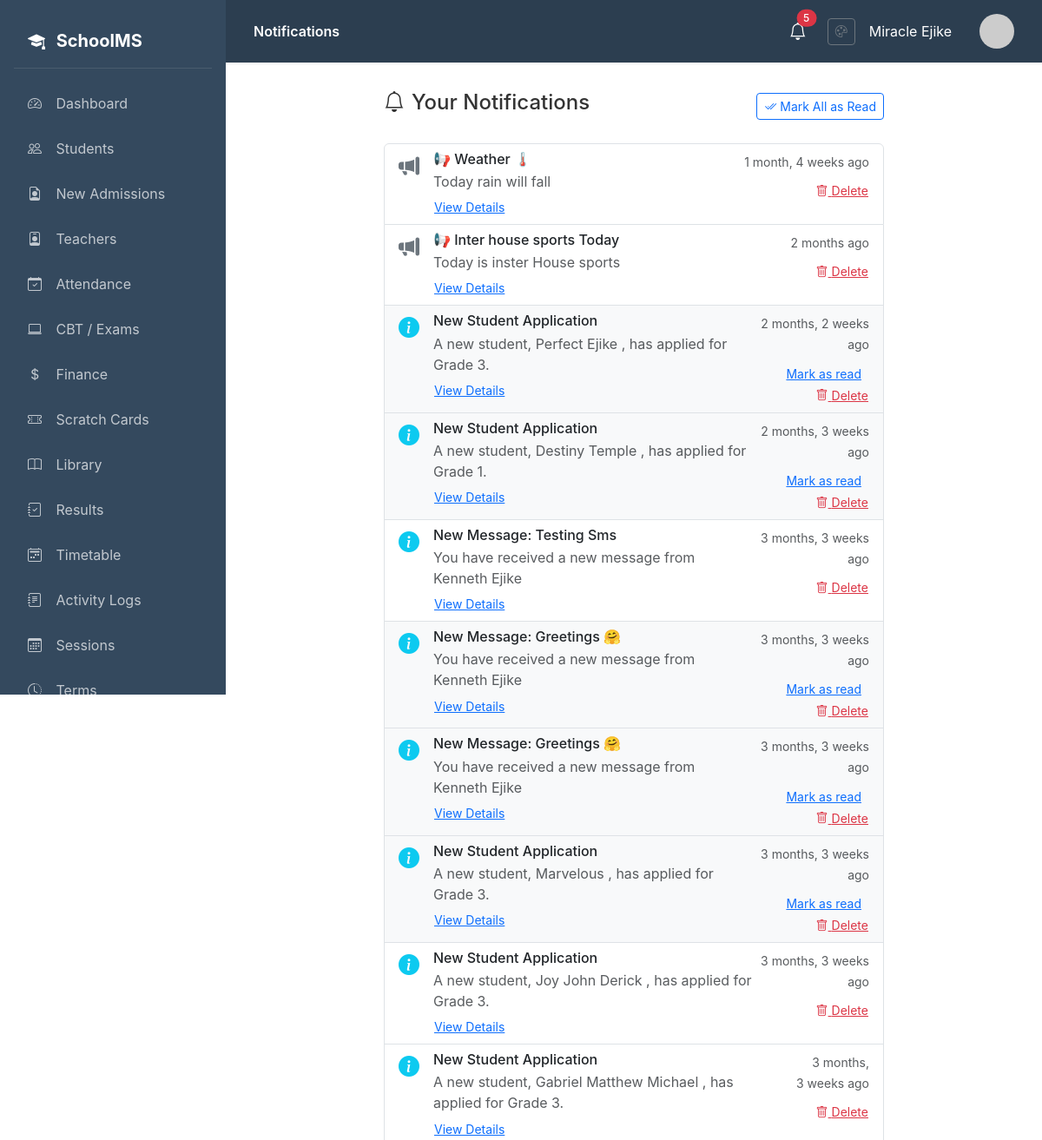
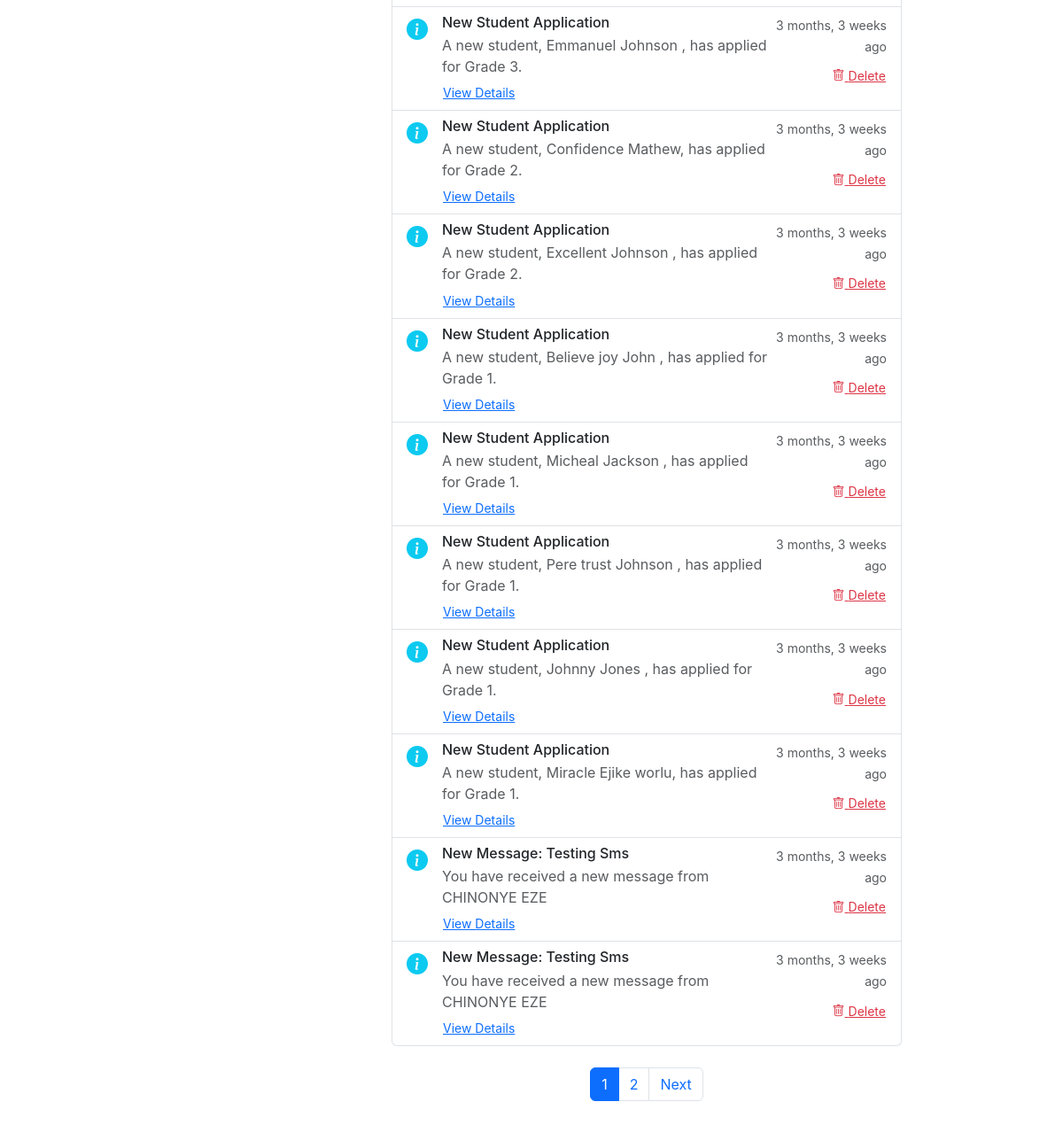
The app's page /notifications/ (signed in) with its own data (2 pictures, top to bottom).
### notifications/models.py (models this page shows, shortened)
class Notification(models.Model):
    NOTIFICATION_TYPES = [
        ('info', 'Information'),
        ('success', 'Success'),
        ('warning', 'Warning'),
        ('alert', 'Alert'),
        ('payment', 'Payment'),
        ('attendance', 'Attendance'),
        ('result', 'Result'),
        ('announcement', 'Announcement'),
    ]
    user = models.ForeignKey(User, on_delete=models.CASCADE, related_name='notifications')
    title = models.CharField(max_length=200)
    message = models.TextField()
    notification_type = models.CharField(max_length=20, choices=NOTIFICATION_TYPES, default='info')
    is_read = models.BooleanField(default=False)
    link = models.CharField(max_length=500, blank=True)
    created_at = models.DateTimeField(auto_now_add=True)
    class Meta:
        ordering = ['-created_at']

### notifications/views.py (the view)
# urls.py: path('', views.notification_list, name='list'),
@login_required
def notification_list(request):
    notifications = Notification.objects.filter(user=request.user)
    unread_count = notifications.filter(is_read=False).count()
    paginator = Paginator(notifications, 20)
    page = request.GET.get('page')
    notifications = paginator.get_page(page)
    context = {
        'notifications': notifications,
        'unread_count': unread_count,
    }
    return render(request, 'notifications/notification_list.html', context)

### core/context_processors.py (called while the page is built)
def vapid_public_key(request):
    return {
        'vapid_public_key': getattr(settings, 'VAPID_PUBLIC_KEY', ''),
    }

### templates/notifications/notification_list.html (shortened to what this page needs)
{% extends 'base.html' %}
{% block page_title %}Notifications{% endblock %}
{% block content %}
<div class="row">
    <div class="col-lg-8 mx-auto">
        <div class="d-flex justify-content-between align-items-center mb-4">
            <h4><i class="bi bi-bell me-2"></i>Your Notifications</h4>
            {% if unread_count > 0 %}
            <button onclick="markAllAsRead()" class="btn btn-outline-primary btn-sm">
                <i class="bi bi-check2-all me-1"></i>Mark All as Read
            </button>
            {% endif %}
        </div>
        {% if notifications %}
        <div class="list-group">
            {% for notification in notifications %}
            <div class="list-group-item list-group-item-action {% if not notification.is_read %}bg-light{% endif %}" id="notification-{{ notification.id }}">
                <div class="d-flex w-100 justify-content-between align-items-start">
                    <div class="d-flex">
                        <div class="me-3">
                            {% if notification.notification_type == 'success' %}
                            <i class="bi bi-check-circle-fill text-success" style="font-size: 1.5rem;"></i>
                            {% elif notification.notification_type == 'warning' %}
                            <i class="bi bi-exclamation-triangle-fill text-warning" style="font-size: 1.5rem;"></i>
                            {% elif notification.notification_type == 'alert' %}
                            <i class="bi bi-exclamation-circle-fill text-danger" style="font-size: 1.5rem;"></i>
                            {% elif notification.notification_type == 'payment' %}
                            <i class="bi bi-credit-card-fill text-primary" style="font-size: 1.5rem;"></i>
                            {% elif notification.notification_type == 'attendance' %}
                            <i class="bi bi-calendar-check-fill text-info" style="font-size: 1.5rem;"></i>
                            {% elif notification.notification_type == 'result' %}
                            <i class="bi bi-journal-check text-purple" style="font-size: 1.5rem;"></i>
                            {% elif notification.notification_type == 'announcement' %}
                            <i class="bi bi-megaphone-fill text-secondary" style="font-size: 1.5rem;"></i>
                            {% else %}
                            <i class="bi bi-info-circle-fill text-info" style="font-size: 1.5rem;"></i>
                            {% endif %}
                        </div>
                        <div>
                            <h6 class="mb-1">{{ notification.title }}</h6>
                            <p class="mb-1 text-muted">{{ notification.message }}</p>
                            {% if notification.link %}
                            <a href="{{ notification.link }}" class="btn btn-link btn-sm p-0">View Details</a>
                            {% endif %}
                        </div>
                    </div>
                    <div class="text-end">
                        <small class="text-muted">{{ notification.created_at|timesince }} ago</small>
                        <div class="mt-2">
                            {% if not notification.is_read %}
                            <button onclick="markAsRead({{ notification.id }})" class="btn btn-link btn-sm p-0 text-primary me-2">Mark as read</button>
                            {% endif %}
                            <button onclick="deleteNotification({{ notification.id }})" class="btn btn-link btn-sm p-0 text-danger">
                                <i class="bi bi-trash"></i> Delete
                            </button>
                        </div>
                    </div>
                </div>
            </div>
            {% endfor %}
        </div>
        {% if notifications.has_other_pages %}
        <nav class="mt-4">
            <ul class="pagination justify-content-center">
                {% for num in notifications.paginator.page_range %}
                <li class="page-item {% if notifications.number == num %}active{% endif %}">
                    <a class="page-link" href="?page={{ num }}">{{ num }}</a>
                </li>
                {% endfor %}
                {% if notifications.has_next %}
                <li class="page-item"><a class="page-link" href="?page={{ notifications.next_page_number }}">Next</a></li>
                {% endif %}
            </ul>
        </nav>
        {% endif %}
        {% else %}
        <div class="text-center py-5">
            <i class="bi bi-bell-slash text-muted" style="font-size: 5rem;"></i>
            <h4 class="mt-3">No notifications</h4>
            <p class="text-muted">You're all caught up!</p>
        </div>
        {% endif %}
    </div>
</div>
{% endblock %}

### templates/base.html (shortened to what this page needs)
{% load static %}
<!DOCTYPE html>
<html lang="en">
<head>
    <link href="https://cdn.jsdelivr.net/npm/bootstrap@5.3.2/dist/css/bootstrap.min.css" rel="stylesheet">
    <link href="https://cdn.jsdelivr.net/npm/bootstrap-icons@1.11.1/font/bootstrap-icons.css" rel="stylesheet">
    <link rel="stylesheet" href="{% static 'css/theme.css' %}">
</head>
<body>
    <nav class="sidebar">
        <div class="brand">
            <i class="bi bi-mortarboard-fill me-2"></i>
            SchoolMS
        </div>
        <ul class="nav flex-column">
            <li class="nav-item">
                <a class="nav-link {% if request.resolver_match.url_name == 'dashboard' %}active{% endif %}" href="{% url 'core:dashboard' %}">
                    <i class="bi bi-speedometer2"></i> Dashboard
                </a>
            </li>
            {% if user.profile.role == 'admin' or user.profile.role == 'teacher' %}
            <li class="nav-item">
                <a class="nav-link {% if 'students' in request.path %}active{% endif %}" href="{% url 'students:student_list' %}">
                    <i class="bi bi-people"></i> Students
                </a>
            </li>
            {% endif %}
            {% if user.profile.role == 'admin' %}
            <li class="nav-item">
                <a class="nav-link {% if 'admissions' in request.path %}active{% endif %}" href="{% url 'homepage:admission_list' %}">
                    <i class="bi bi-file-earmark-person"></i> New Admissions
                </a>
            </li>
            <li class="nav-item">
                <a class="nav-link {% if 'teachers' in request.path %}active{% endif %}" href="{% url 'teachers:teacher_list' %}">
                    <i class="bi bi-person-badge"></i> Teachers
                </a>
            </li>
            {% endif %}
            {% if user.profile.role == 'admin' or user.profile.role == 'teacher' or user.profile.role == 'student' %}
            <li class="nav-item">
                <a class="nav-link {% if 'attendance' in request.path %}active{% endif %}" href="{% url 'attendance:dashboard' %}">
                    <i class="bi bi-calendar-check"></i> Attendance
                </a>
            </li>
            {% endif %}
            <li class="nav-item">
                <a class="nav-link {% if 'cbt' in request.path %}active{% endif %}" href="{% url 'cbt:dashboard' %}">
                    <i class="bi bi-laptop"></i> CBT / Exams
                </a>
            </li>
            {% if user.profile.role == 'admin' or user.profile.role == 'accountant' or user.profile.role == 'student' %}
            <li class="nav-item">
                <a class="nav-link {% if 'finance' in request.path %}active{% endif %}" href="{% url 'finance:dashboard' %}">
                    <i class="bi bi-currency-dollar"></i> Finance
                </a>
            </li>
            <li class="nav-item">
                <a class="nav-link {% if 'scratchcard' in request.path %}active{% endif %}" href="{% url 'scratchcard:dashboard' %}">
                    <i class="bi bi-ticket-perforated"></i> Scratch Cards
                </a>
            </li>
            {% endif %}
            {% if user.profile.role == 'admin' or user.profile.role == 'librarian' or user.profile.role == 'teacher' or user.profile.role == 'student' %}
            <li class="nav-item">
                <a class="nav-link {% if 'library' in request.path %}active{% endif %}" href="{% url 'library:dashboard' %}">
                    <i class="bi bi-book"></i> Library
                </a>
            </li>
            {% endif %}
            <li class="nav-item">
                <a class="nav-link {% if 'results' in request.path %}active{% endif %}" href="{% url 'students:results_dashboard' %}">
                    <i class="bi bi-journal-check"></i> Results
                </a>
            </li>
            {% if user.profile.role == 'admin' or user.profile.role == 'teacher' %}
            <li class="nav-item">
                <a class="nav-link {% if 'timetable' in request.path %}active{% endif %}" href="{% url 'timetable:list' %}">
                    <i class="bi bi-calendar2-week"></i> Timetable
                </a>
            </li>
            {% endif %}
            {% if user.profile.role == 'admin' %}
            <li class="nav-item">
                <a class="nav-link {% if 'audit-logs' in request.path %}active{% endif %}" href="{% url 'core:audit_logs' %}">
                    <i class="bi bi-journal-text"></i> Activity Logs
                </a>
            </li>
            <li class="nav-item">
                <a class="nav-link {% if 'sessions' in request.path %}active{% endif %}" href="{% url 'core:session_list' %}">
                    <i class="bi bi-calendar3"></i> Sessions
                </a>
            </li>
            <li class="nav-item">
                <a class="nav-link {% if 'terms' in request.path %}active{% endif %}" href="{% url 'core:term_list' %}">
                    <i class="bi bi-clock-history"></i> Terms
                </a>
            </li>
            {% endif %}
        </ul>
    </nav>
    <main class="main-content">
        <div class="top-bar">
            <div>
                <span class="fw-semibold">{% block page_title %}Dashboard{% endblock %}</span>
            </div>
            <div class="d-flex align-items-center gap-3">
                <div class="dropdown me-2">
                    <button class="btn btn-link text-white position-relative p-0 border-0" type="button" id="notificationBell" data-bs-toggle="dropdown" aria-expanded="false">
                        <i class="bi bi-bell fs-5"></i>
                        <span id="notification-badge" class="position-absolute top-0 start-100 translate-middle badge rounded-pill bg-danger d-none">
                        </span>
                    </button>
                </div>
                <a href="{% url 'accounts:theme_settings' %}" class="btn btn-sm btn-outline-secondary" title="Theme Settings">
                    <i class="bi bi-palette"></i>
                </a>
                <span class="me-3">{{ user.get_full_name|default:user.username }}</span>
                <img src="https://ui-avatars.com/api/?name={{ user.username }}&background=4f46e5&color=fff" class="avatar" alt="Avatar">
            </div>
        </div>
        {% block content %}{% endblock %}
    </main>
</body>
</html>

### static/css/theme.css (style rules this page uses)
:root { --primary-color: #0d6efd; --secondary-color: #6c757d; --accent-color: #198754; --navbar-color: #2c3e50; --sidebar-color: #34495e; --background-color: #ffffff; --text-color: #333333; --light-bg: #f8f9fa; --border-color: #dee2e6; }
body { background-color: var(--background-color); color: var(--text-color); transition: background-color 0.3s ease, color 0.3s ease; }
.sidebar { background-color: var(--sidebar-color) !important; transition: background-color 0.3s ease; }
.top-bar { background-color: var(--navbar-color) !important; color: white; transition: background-color 0.3s ease; }
.main-content { background-color: var(--background-color); transition: background-color 0.3s ease; }
.sidebar .nav-link { color: rgba(255, 255, 255, 0.7); }

### templates/base.html (style rules this page uses)
body { font-family: 'Inter', -apple-system, BlinkMacSystemFont, 'Segoe UI', Roboto, sans-serif; background-color: var(--background-color); overflow-x: hidden; }
.btn { transition: all 0.2s ease; }
.sidebar { position: fixed; top: 0; left: 0; height: 100vh; width: var(--sidebar-width); background-color: var(--sidebar-color); padding: 1rem; overflow-y: auto; z-index: 1000; }
.sidebar .brand { color: #fff; font-size: 1.25rem; font-weight: 700; padding: 1rem; margin-bottom: 1rem; border-bottom: 1px solid rgba(255,255,255,0.1); }
.sidebar .nav-link { color: rgba(255,255,255,0.7); padding: 0.75rem 1rem; border-radius: 0.5rem; margin-bottom: 0.25rem; transition: all 0.2s; }
.sidebar .nav-link i { width: 24px; margin-right: 0.75rem; }
.main-content { margin-left: var(--sidebar-width); padding: 2rem; min-height: 100vh; background-color: transparent; color: var(--text-color); position: relative; }
.top-bar { background-color: var(--navbar-color); color: white; padding: 1rem 2rem; margin: -2rem -2rem 2rem -2rem; box-shadow: 0 1px 3px rgba(0,0,0,0.1); display: flex; justify-content: space-between; align-items: center; }
.badge { font-weight: 500; }
.avatar { width: 40px; height: 40px; border-radius: 50%; object-fit: cover; }

### records on screen
Notification: notification_type "announcement" (drawn), title "📢 Weather 🌡️", message "Today rain will fall", created_at "1 month, 4 weeks"
Notification: notification_type "announcement" (drawn), title "📢 Inter house sports Today", message "Today is inster House sports", created_at "2 months"
Notification: notification_type "info" (drawn), title "New Student Application", message "A new student, Perfect Ejike , has applied for Grade 3.", created_at "2 months, 2 weeks"
Notification: notification_type "info" (drawn), title "New Student Application", message "A new student, Destiny Temple , has applied for Grade 1.", created_at "2 months, 3 weeks"
Notification: notification_type "info" (drawn), title "New Message: Testing Sms", message "You have received a new message from Kenneth Ejike", created_at "3 months, 3 weeks"
Notification: notification_type "info" (drawn), title "New Message: Greetings 🤗", message "You have received a new message from Kenneth Ejike", created_at "3 months, 3 weeks"
Notification: notification_type "info" (drawn), title "New Message: Greetings 🤗", message "You have received a new message from Kenneth Ejike", created_at "3 months, 3 weeks"
Notification: notification_type "info" (drawn), title "New Student Application", message "A new student, Marvelous , has applied for Grade 3.", created_at "3 months, 3 weeks"
Notification: notification_type "info" (drawn), title "New Student Application", message "A new student, Joy John Derick , has applied for Grade 3.", created_at "3 months, 3 weeks"
Notification: notification_type "info" (drawn), title "New Student Application", message "A new student, Gabriel Matthew Michael , has applied for Grade 3.", created_at "3 months, 3 weeks"
Notification: notification_type "info" (drawn), title "New Student Application", message "A new student, Emmanuel Johnson , has applied for Grade 3.", created_at "3 months, 3 weeks"
Notification: notification_type "info" (drawn), title "New Student Application", message "A new student, Confidence Mathew, has applied for Grade 2.", created_at "3 months, 3 weeks"
Notification: notification_type "info" (drawn), title "New Student Application", message "A new student, Excellent Johnson , has applied for Grade 2.", created_at "3 months, 3 weeks"
Notification: notification_type "info" (drawn), title "New Student Application", message "A new student, Believe joy John , has applied for Grade 1.", created_at "3 months, 3 weeks"
Notification: notification_type "info" (drawn), title "New Student Application", message "A new student, Micheal Jackson , has applied for Grade 1.", created_at "3 months, 3 weeks"
Notification: notification_type "info" (drawn), title "New Student Application", message "A new student, Pere trust Johnson , has applied for Grade 1.", created_at "3 months, 3 weeks"
Notification: notification_type "info" (drawn), title "New Student Application", message "A new student, Johnny Jones , has applied for Grade 1.", created_at "3 months, 3 weeks"
Notification: notification_type "info" (drawn), title "New Student Application", message "A new student, Miracle Ejike worlu, has applied for Grade 1.", created_at "3 months, 3 weeks"
Notification: notification_type "info" (drawn), title "New Message: Testing Sms", message "You have received a new message from CHINONYE EZE", created_at "3 months, 3 weeks"
Notification: notification_type "info" (drawn), title "New Message: Testing Sms", message "You have received a new message from CHINONYE EZE", created_at "3 months, 3 weeks"

### other values on screen
{{ user.get_full_name|default:user.username }} "Miracle Ejike"
{{ num }} "1" "2"
